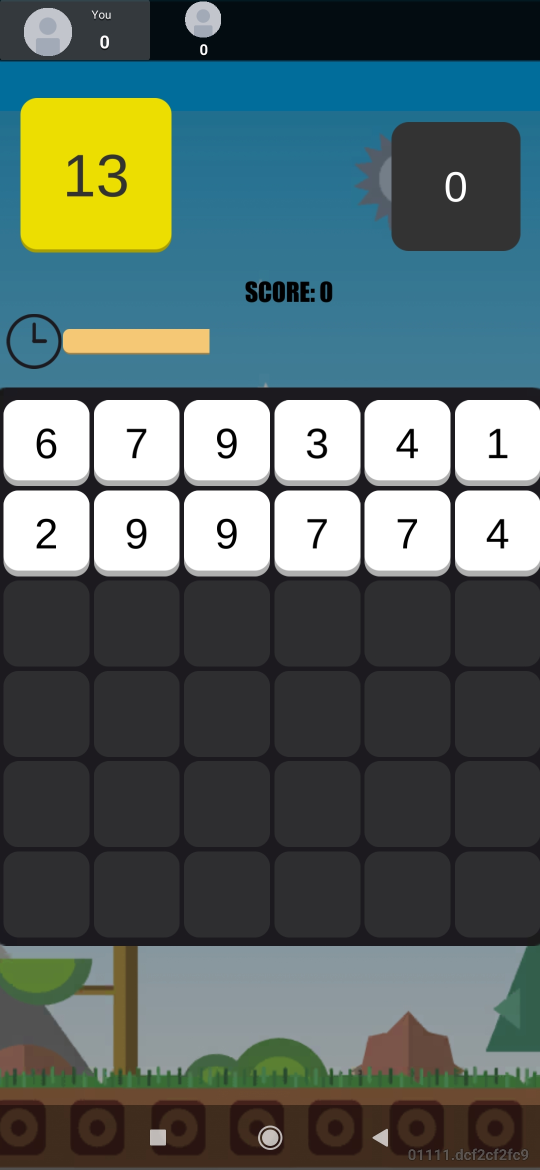
#> input picture Screenshot_20.jpg, 1080 x 2340 px (shown at 1/2 size)
$ python crop.py
#> lines starting #> are read from the running program, lines starting #| are printed output that depends on the picture
# Improting Image class from PIL module
from PIL import Image

# Opens a image in RGB mode
im = Image.open(r"Screenshot_20.jpg")
#> im is the input picture: PIL image 1080x2340 RGB; mean R, G, B 88, 103.1, 100.3

# Size of the image in pixels (size of orginal image)
# (This is not mandatory)
width, height = im.size
#> width = 1080; height = 2340

print(width, height)
#| 1080 2340

# Setting the points for cropped image
left = 0
top = 780
right = 1080
bottom = 1890

# Cropped image of above dimension
# (It will not change orginal image)
im1 = im.crop((left, top, right, bottom))
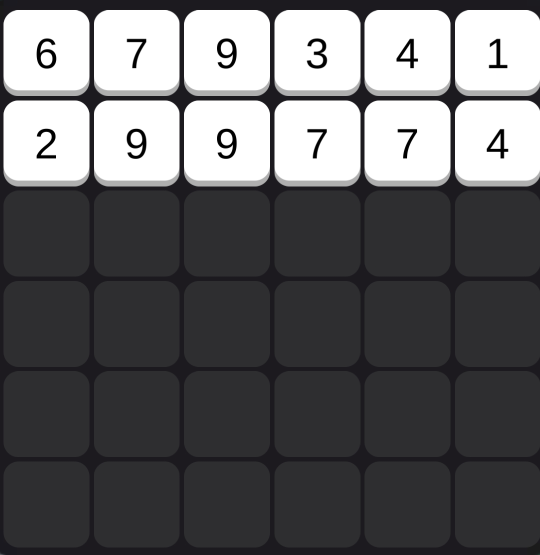
#> im1: PIL image 1080x1110 RGB (shown at 1/2 size); mean R, G, B 99.9, 99.6, 101.4
im1.save(r'/home/silver/Desktop/test/s2.png')

# Shows the image in image viewer
im1.show()

$ run again, with Screenshot_3.jpg copied over Screenshot_20.jpg
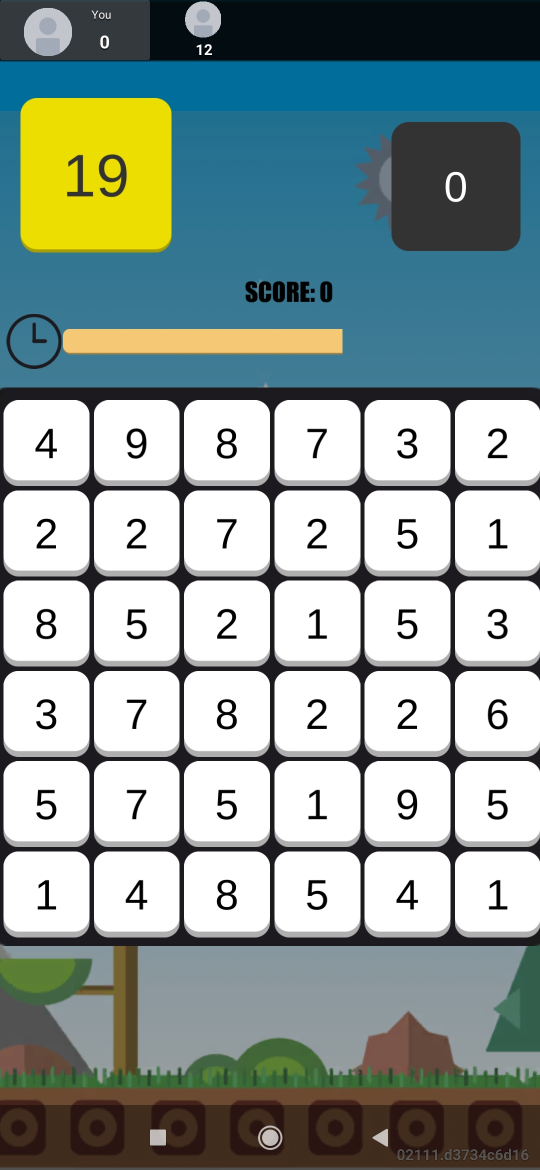
#> input picture Screenshot_3.jpg, 1080 x 2340 px (shown at 1/2 size)
#> im is the input picture: PIL image 1080x2340 RGB; mean R, G, B 142.4, 156.8, 152.9
#| 1080 2340
#> `im1 = im.crop((left, top, right, bottom))`:
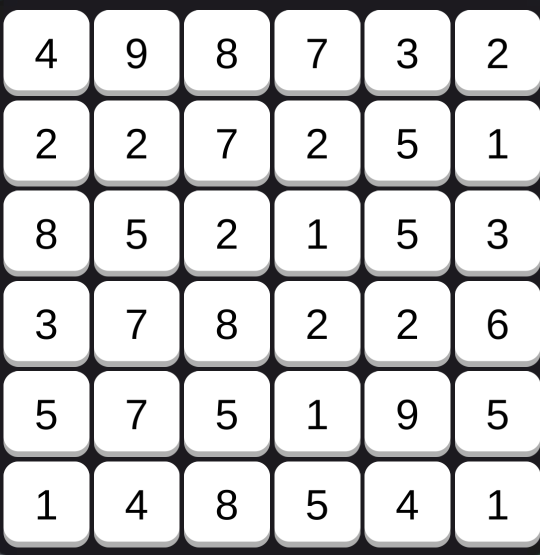
#> im1: PIL image 1080x1110 RGB (shown at 1/2 size); mean R, G, B 212.4, 212.1, 212.8
